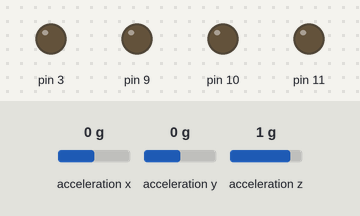
Simulated run of this sketch. Board: Arduino Uno, built with avr-gcc and run on an emulated ATmega328P. On the bench: output pins drawn as LEDs (lit = HIGH). Inputs (shaded band) come from the test bench; at power-on: acceleration y 0 g, acceleration x 0 g, acceleration z 1 g. What the sketch prints to the serial monitor is not drawn.

Above: at 1.2 s.
1.3 s: acceleration y set to -1.4 g
At 2.3 s:
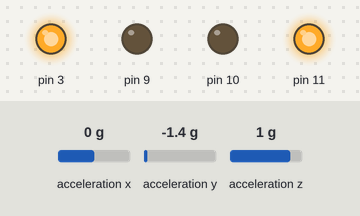
2.8 s: acceleration y set to -1 g
At 3.4 s:
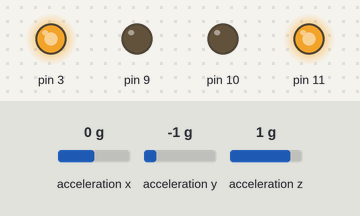
5.6 s: acceleration y set to 0 g
At 6.7 s:
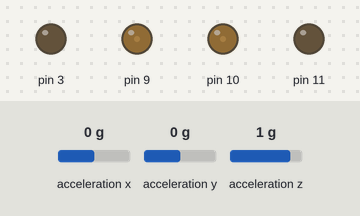
7.1 s: acceleration y set to -0.2 g
At 7.7 s:
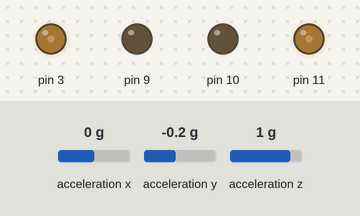
10.1 s: acceleration y set to 0.8 g
At 11.4 s:
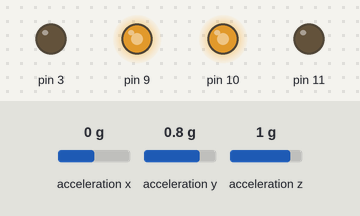
13.1 s: acceleration y set to -0.8 g
At 13.6 s:
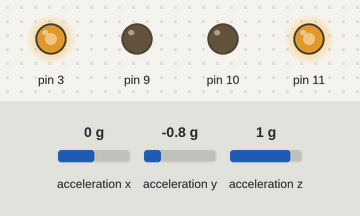
Timing chart, 0 to 22.6 s (numbered marks = the images above; inputs shaded):
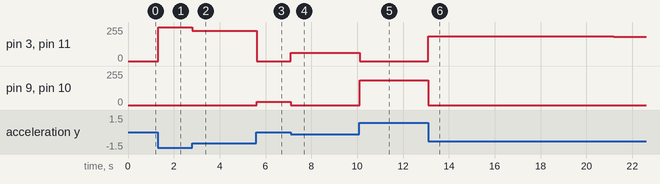

The sketch:

SelfBalancingRobot.ino
```cpp
#define DEBUG 1

#include <SparkFun_ADXL345.h>         // SparkFun ADXL345 Library

/*********** COMMUNICATION SELECTION ***********/
/*    Comment Out The One You Are Not Using    */
//class MotorDriver
//{
//    int pinA;
//    int pinB;
//  public:
//    MotorDriver(int, int);
//    void setSpeed(int, int);
//};
//
//MotorDriver::MotorDriver(int aPinA, int aPinB)
//{
//  pinA = aPinA;
//  pinB = aPinB;
//
//}
//
//void MotorDriver::setSpeed(int direction, int speed)
//{
//
//
//}
//
//
//class MotionController
//{
//    MotorDriver MotorDriverA;
//    MotorDriver MotorDriverB;
//  public:
//    MotionController(MotorDriver, MotorDriver);
//    void setHeading(int, int);
//};
//
//MotionController::MotionController(MotorDriver aMotorDriverA, MotorDriver aMotorDriverB)
//{
//
//}
//
//void MotionController::setHeading(int direction, int heading)
//{
//
//  switch(direction)
//  {
//    case 0:
//      MotorDriverA.setSpeed(0, 0);
//      MotorDriverB.setSpeed(0, 0);
//  }
//
//
//}


ADXL345 adxl = ADXL345();           // USE FOR SPI COMMUNICATION, ADXL345(CS_PIN);

void setup() {

  #ifdef DEBUG
  Serial.begin(115200);                 // Start the serial terminal
  #endif
  //Serial.println("SparkFun ADXL345 Accelerometer Hook Up Guide Example");
  //Serial.println();

  pinMode(11, OUTPUT);
  pinMode(10, OUTPUT);
  pinMode(9, OUTPUT);
  pinMode(3, OUTPUT);

  digitalWrite(11, LOW);
  digitalWrite(10, LOW);
  digitalWrite(9, LOW);
  digitalWrite(3, LOW);

  adxl.powerOn();                     // Power on the ADXL345

  adxl.setRangeSetting(2);           // Give the range settings
                                      // Accepted values are 2g, 4g, 8g or 16g
                                      // Higher Values = Wider Measurement Range
                                      // Lower Values = Greater Sensitivity

}

int setPointY = 0;
float kp, ki, kd;
int error_rollingAverage = 0;
float currTime, deltaT;
unsigned int lastTime = 0;
int previousError = 0;
float i = 0;
int moveOffset = 23;


void loop() {
  // Accelerometer Readings
  int x,y,z;
  int error;
  float p, d, total;

  currTime = millis();
  deltaT = currTime - lastTime;

  kp = -0.8;
  ki = -0.03;
  kd = -0.001;

  adxl.readAccel(&x, &y, &z);         // Read the accelerometer values and store them in variables declared above x,y,z

  // Output Results to Serial
  /* UNCOMMENT TO VIEW X Y Z ACCELEROMETER VALUES */

  error_rollingAverage = ( ( error_rollingAverage * 4 ) + y ) / 5;
  error = setPointY - y;
  //error = setPointY - error_rollingAverage;
  p = kp * error;
  i = constrain( i + ki*error*(deltaT/1000),-100, 100);
  d = kd * (error - previousError) / (deltaT/1000);

  total = p + (ki * i) + (kd * d);

  #ifdef DEBUG
  Serial.print("Y: ");
  Serial.print(y);
  Serial.print(", Error: ");
  Serial.print(error);
  Serial.print(", Prop: ");
  Serial.print(p);
  Serial.print(", Integral: ");
  Serial.print(i);
  Serial.print(", Differential: ");
  Serial.print(d);
  Serial.print(", Total: ");
  Serial.println(int(total));
  #endif

  if(total == 0)
  {
    digitalWrite(3, LOW);
    digitalWrite(9, LOW);
    digitalWrite(10, LOW);
    digitalWrite(11, LOW);
  }
  else if(total < 0)
  {
    //analogWrite(3, map ( min(abs(total), 255 ), 0, 255, 23, 255 ));
    analogWrite(3, min(abs(total) + moveOffset, 255 ));
    digitalWrite(9, LOW);

    digitalWrite(10, LOW);
    //analogWrite(11, map ( min(abs(total), 255 ), 0, 255, 23, 255 ));
    analogWrite(11, min(abs(total) + moveOffset, 255 ));
  }
  else if(total > 0)
  {
    digitalWrite(3, LOW);
    //analogWrite(9, map ( min(abs(total), 255 ), 0, 255, 23, 255 ));
    analogWrite(9, min(abs(total) + moveOffset, 255 ));

    //analogWrite(10, map ( min(abs(total), 255 ), 0, 255, 23, 255 ));
    analogWrite(10, min(abs(total) + moveOffset, 255 ));
    digitalWrite(11, LOW);
  }

  lastTime = currTime;
  previousError = error;
}
```

Measured:
- the behaviour switches between 0 and -0.1 g on acceleration y (found by bisection; images 3 and 4)
- after the input at 1.3 s, pin 3, pin 11: 0/255 → 255/255 at once
- after the input at 2.8 s, pin 3, pin 11: 255/255 → 227/255 at once, → 226/255 1.4 s later
- after the input at 5.6 s, pin 3, pin 11: 226/255 → 0/255 at once; pin 9, pin 10: 0/255 → 24/255 at once
- after the input at 7.1 s, pin 3, pin 11: 0/255 → 62/255 at once; pin 9, pin 10: 24/255 → 0/255 at once
- after the input at 10.1 s, pin 3, pin 11: 62/255 → 0/255 at once; pin 9, pin 10: 0/255 → 187/255 at once, → 186/255 2.5 s later
- after the input at 13.1 s, pin 3, pin 11: 0/255 → 185/255 at once, → 184/255 2.6 s later, → 183/255 5.4 s later; pin 9, pin 10: 186/255 → 0/255 at once
